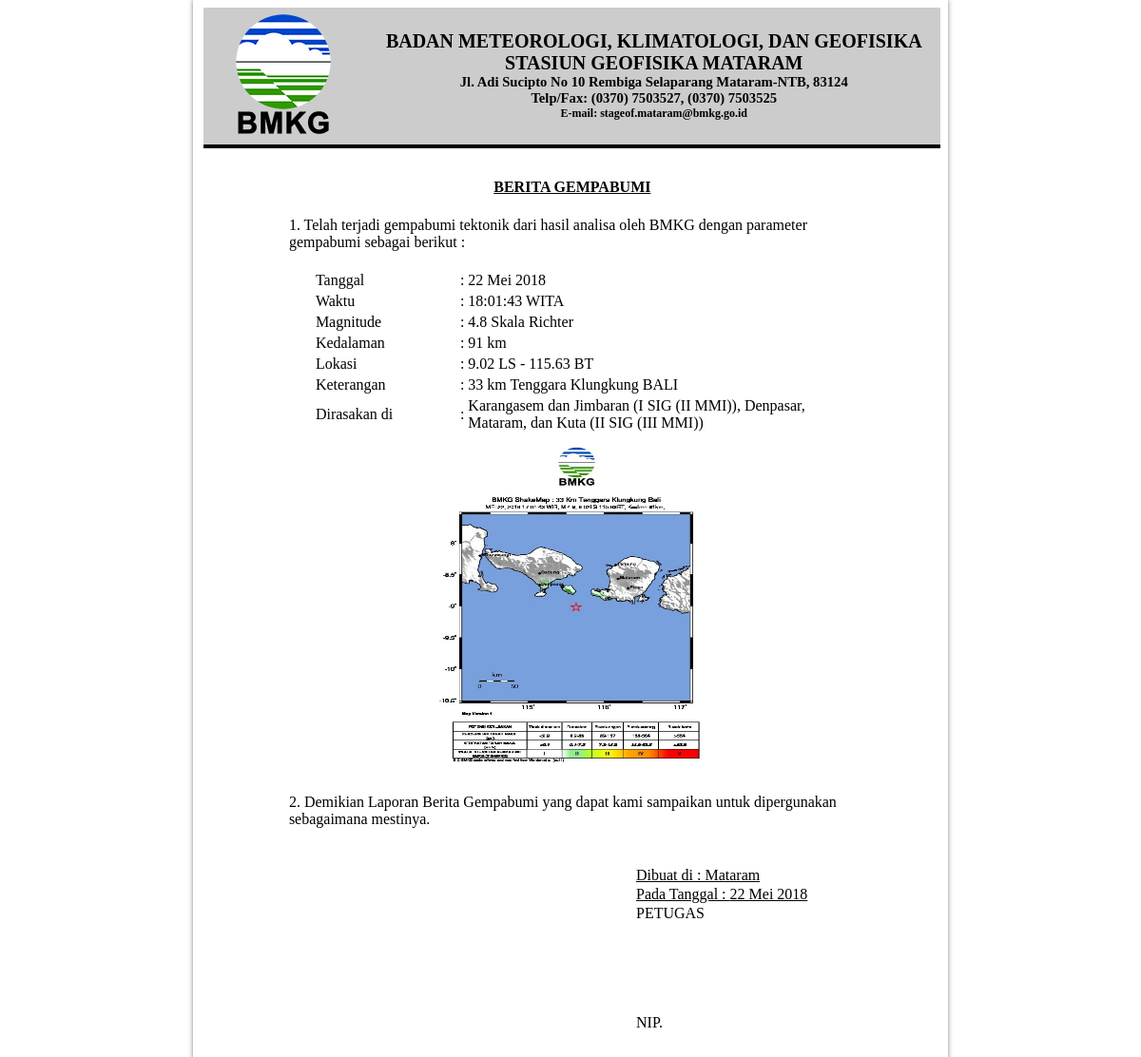
/narasi/beritagempa.php, run on the app's committed database.
### tables this page shows
CREATE TABLE `tb_narasi` (
  `No` int(11) NOT NULL,
  `Tanggal` char(20) NOT NULL,
  `OT` char(15) NOT NULL,
  `Lat` decimal(3,2) NOT NULL,
  `Bujur` decimal(5,2) NOT NULL,
  `Mag` decimal(2,1) NOT NULL,
  `Kedalaman` char(3) NOT NULL,
  `Lokasi` varchar(60) NOT NULL,
  `Stasiun` char(20) NOT NULL,
  `Keterangan` varchar(250) NOT NULL,
  `sig` varchar(100) NOT NULL,
  `mmi` varchar(100) NOT NULL,
  `Status` varchar(10) NOT NULL,
  `Petugas` varchar(20) NOT NULL,
  `naras` varchar(1000) NOT NULL
);

### narasi/beritagempa.php (the view, shortened to what this page needs)
<?php
include("koneksi.php");
$nama=$_SESSION['User'];
$query = mysqli_query($koneksi, "SELECT * FROM tb_pengguna WHERE User='$nama'");
$roww = mysqli_fetch_assoc($query);
$namalengkap=$roww['Nama'];
$nip=$roww['NIP'];
?>
<?php
    include("kop2.php");
	include("koneksi.php");
	$sql = mysqli_query($koneksi, "SELECT * FROM tb_narasi WHERE Status='Aktif'");
	$row = mysqli_fetch_array($sql);
	?>
        <center>
	<table align="center" style="border-collapse:collapse; margin-top:8mm;" cellpadding="2px" width="600px" border="0">
    	<tr>
        	<td colspan="3"><center><b><u>BERITA GEMPABUMI</u></b></center></td>
    	</tr>
        <tr>
            <td style="padding-top:20px;" colspan="3">1. Telah terjadi gempabumi tektonik dari hasil analisa oleh BMKG dengan parameter gempabumi sebagai berikut :</td>
    	</tr>
        <tr>
            <td style="padding-top:20px; padding-left:30px; width: 30%;">Tanggal</td>
            <td style="width:1%; padding-top:20px;">:</td>
			<td style="padding-top:20px;"><?php echo $row['Tanggal'];?></td>
    	</tr>
        <tr>
            <td style="padding-left:30px; width: 30%;">Waktu</td>
            <td style="width:1%;">:</td>
            <td ><?php echo $row['OT'];?> WITA</td>
    	</tr>
        <tr>
            <td style="padding-left:30px; width: 30%;">Magnitude</td>
            <td style="width:1%;">:</td>
            <td ><?php echo $row['Mag']?> Skala Richter</td>
    	</tr>
        <tr>
            <td style="padding-left:30px; width: 30%;">Kedalaman</td>
            <td style="width:1%;">:</td>
            <td ><?php echo $row['Kedalaman']?> km</td>
    	</tr>
        <tr>
            <td style="padding-left:30px; width: 30%;">Lokasi</td>
            <td style="width:1%;">:</td>
            <td ><?php echo $row['Lat']." LS - ".$row['Bujur']." BT"?></td>
    	</tr>
       <tr>
            <td style="padding-left:30px; width: 30%;">Keterangan</td>
            <td style="width:1%;">:</td>
            <td ><?php echo $row['Lokasi']?></td>
    	</tr>
        <tr>
            <td style="padding-left:30px; width: 30%;">Dirasakan di</td>
            <td style="width:1%;">:</td>
			<td ><?php echo $row['Keterangan']?></td>
    	</tr>
		</table>
		<table align="center" style="border-collapse:collapse;" cellpadding="2px" width="600px" border="0">
		<tr>
			<td align= "center"><img width='305' height='355' src="imagessig/<?php echo $row['sig'] ?>"></td>
		</table>
		<table align="center" style="border-collapse:collapse;" cellpadding="2px" width="600px" border="0">
        <tr>
            <td style="padding-top:20px;" colspan="3">2. Demikian Laporan Berita Gempabumi yang dapat kami sampaikan untuk dipergunakan sebagaimana mestinya.</td>
    	</tr>
    </table>
    <table align="center" style="border-collapse:collapse; margin-left:12cm; margin-top:10mm;" cellpadding="1px" width="300px" border="0">
    	<tr>
        	<td><p><u>Dibuat di : Mataram</u></p></td>
    	</tr>
        <tr>
        	<td><p><u>Pada Tanggal : <?php echo $row['Tanggal'];?></u></p></td>
    	</tr>
        <tr>
        	<td><p>PETUGAS</p></td>
    	</tr>
        <tr>
        	<td style="padding-top:25mm;"><u><?php echo $namalengkap;?></u></td>
    	</tr>
        <tr>
        	<td>NIP.<?php echo $nip;?></td>
    	</tr>
    </table><br>
<footer></footer></div>
    </div>
</div>

### narasi/kop2.php (style rules this page uses)
body { width: 100%; height: 100%; margin: 0; padding: 0; background-color: #FAFAFA; font-size: 12pt; }
* { box-sizing: border-box; -moz-box-sizing: border-box; }

### data on the page
tb_narasi: Tanggal "22 Mei 2018", OT "18:01:43", Mag "4.8", Kedalaman "91", Lat "9.02", Bujur "115.63", Lokasi "33 km Tenggara Klungkung BALI", Keterangan "Karangasem dan Jimbaran (I SIG (II MMI)), Denpasar, Mataram, dan Kuta (II SIG (III MMI))", sig (picture)
